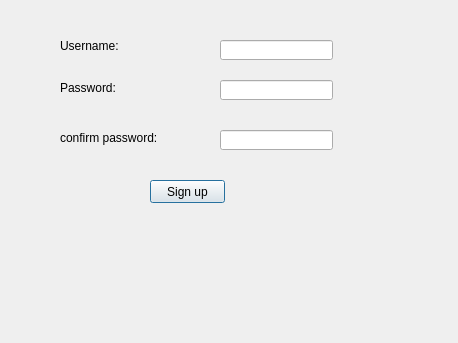
<?xml version="1.0" encoding="UTF-8"?>
<ui version="4.0">
 <class>Dialog</class>
 <widget class="QDialog" name="Dialog">
  <property name="geometry">
   <rect>
    <x>0</x>
    <y>0</y>
    <width>458</width>
    <height>343</height>
   </rect>
  </property>
  <property name="windowTitle">
   <string>Dialog</string>
  </property>
  <widget class="QLabel" name="label">
   <property name="geometry">
    <rect>
     <x>60</x>
     <y>30</y>
     <width>71</width>
     <height>31</height>
    </rect>
   </property>
   <property name="text">
    <string>Username:</string>
   </property>
  </widget>
  <widget class="QLabel" name="label_2">
   <property name="geometry">
    <rect>
     <x>60</x>
     <y>80</y>
     <width>71</width>
     <height>16</height>
    </rect>
   </property>
   <property name="text">
    <string>Password:</string>
   </property>
  </widget>
  <widget class="QLineEdit" name="userName">
   <property name="geometry">
    <rect>
     <x>220</x>
     <y>40</y>
     <width>113</width>
     <height>20</height>
    </rect>
   </property>
  </widget>
  <widget class="QLineEdit" name="password">
   <property name="geometry">
    <rect>
     <x>220</x>
     <y>80</y>
     <width>113</width>
     <height>20</height>
    </rect>
   </property>
  </widget>
  <widget class="QLabel" name="label_3">
   <property name="geometry">
    <rect>
     <x>60</x>
     <y>130</y>
     <width>141</width>
     <height>16</height>
    </rect>
   </property>
   <property name="text">
    <string>confirm password:</string>
   </property>
  </widget>
  <widget class="QLineEdit" name="confirmPassword">
   <property name="geometry">
    <rect>
     <x>220</x>
     <y>130</y>
     <width>113</width>
     <height>20</height>
    </rect>
   </property>
  </widget>
  <widget class="QPushButton" name="signUpButton">
   <property name="geometry">
    <rect>
     <x>150</x>
     <y>180</y>
     <width>75</width>
     <height>23</height>
    </rect>
   </property>
   <property name="text">
    <string>Sign up</string>
   </property>
  </widget>
  <widget class="QLabel" name="errorLabel">
   <property name="geometry">
    <rect>
     <x>86</x>
     <y>230</y>
     <width>151</width>
     <height>20</height>
    </rect>
   </property>
   <property name="text">
    <string/>
   </property>
  </widget>
 </widget>
 <resources/>
 <connections/>
</ui>
